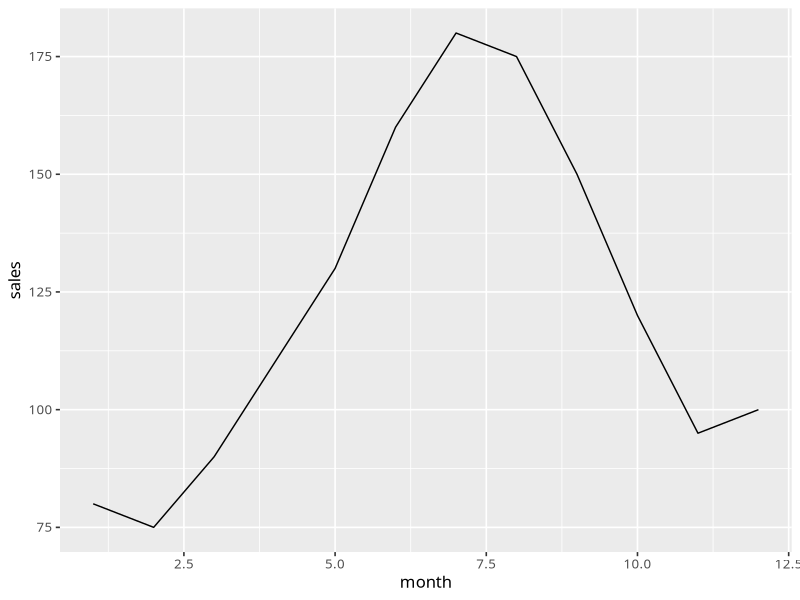
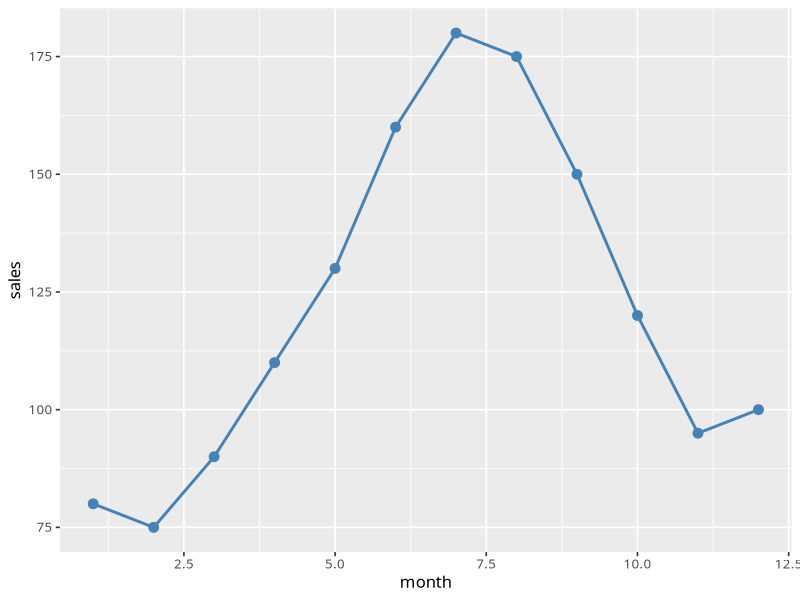
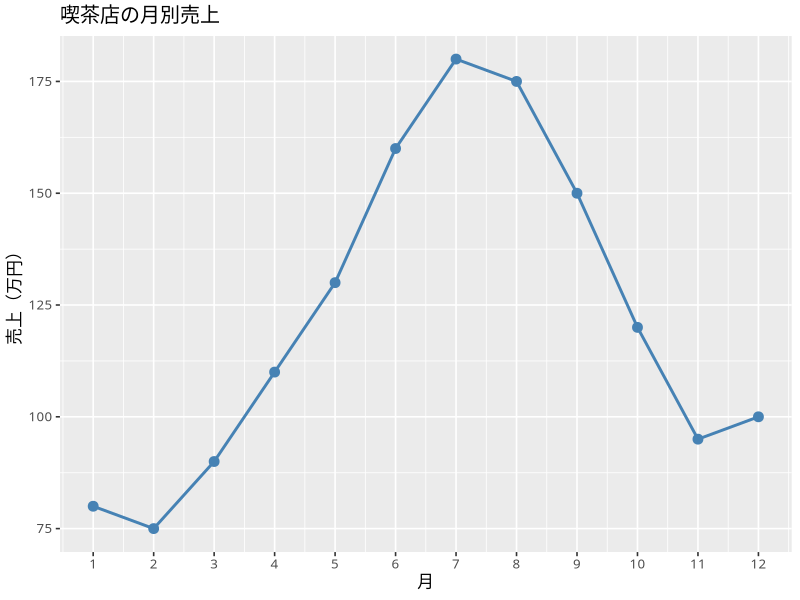
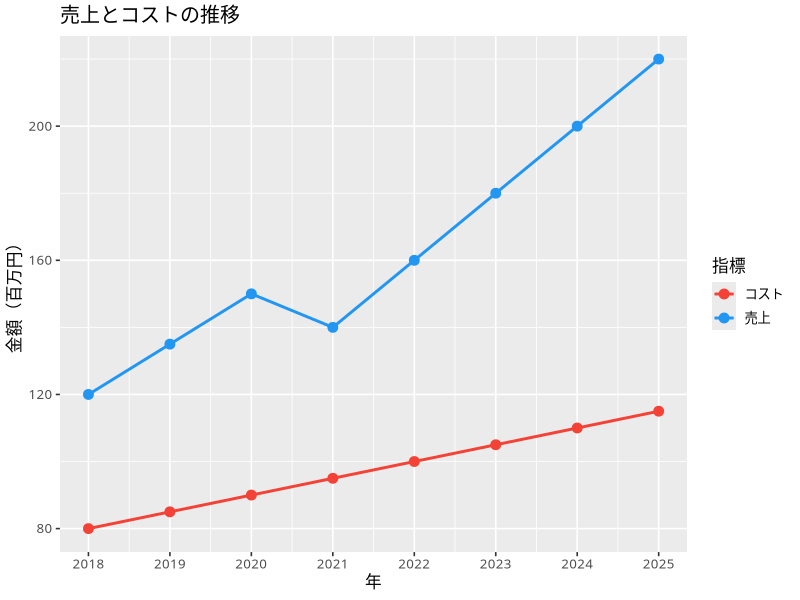
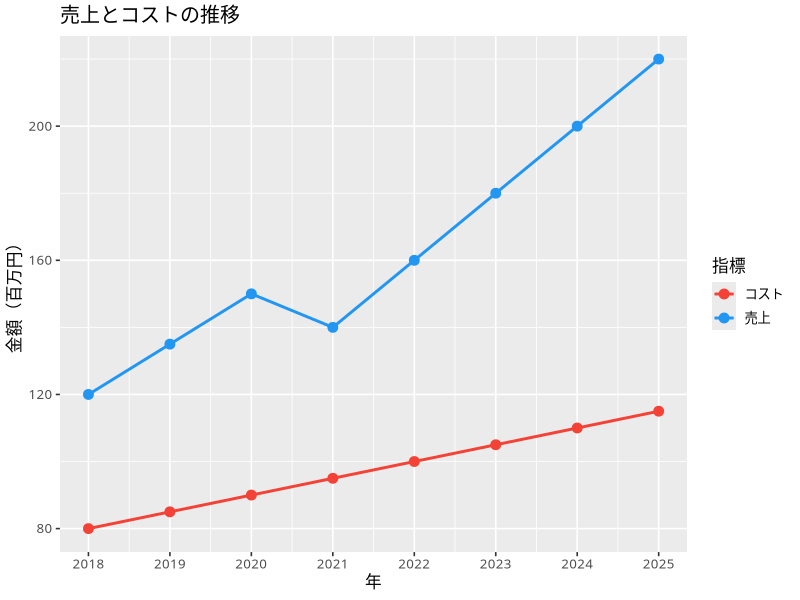
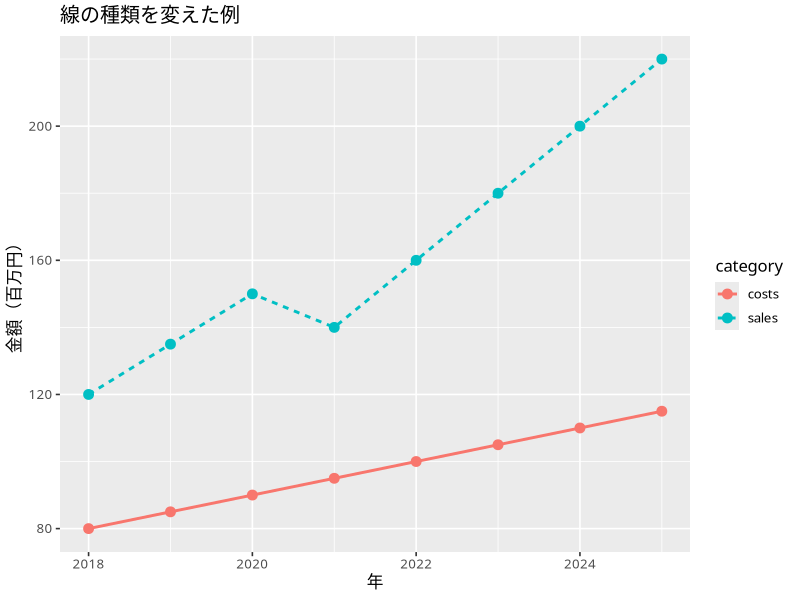
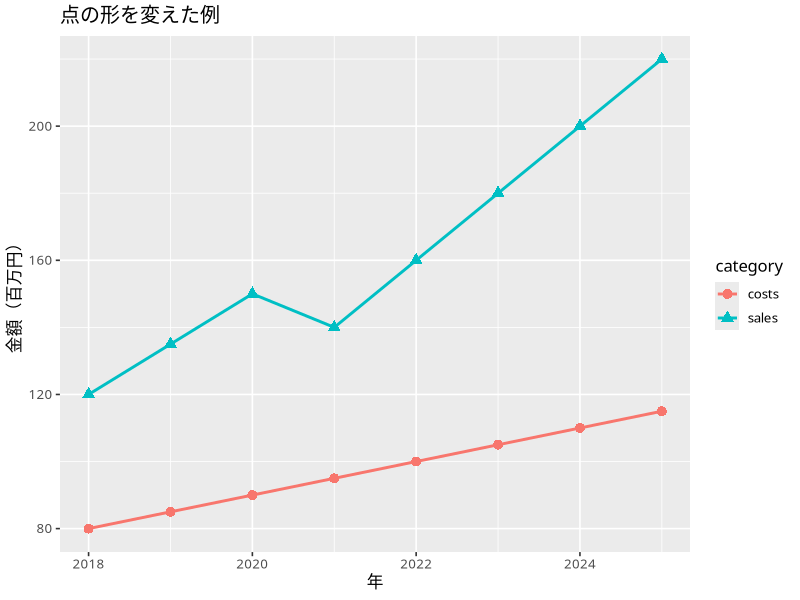
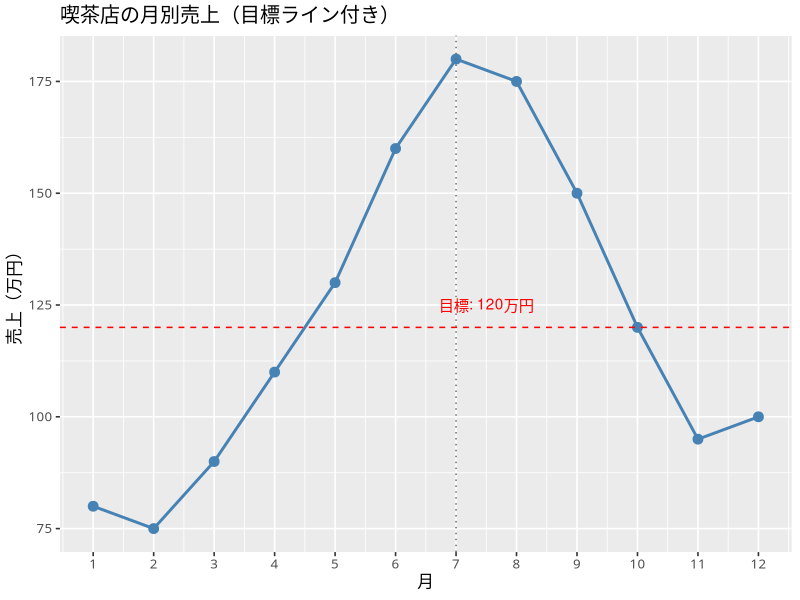

Write R code to recreate these figures, in order.
#=============================================================
# Lesson 4: 折れ線グラフ ─ 時間の流れでデータを見よう
#=============================================================
# 折れ線グラフは「時間の経過にともなう変化」を見るのに最適なグラフ。
# 売上の推移、気温の変化、人口の増減など、「いつ・どう変わったか」を伝えられる。
#
# 使う geom:
#   geom_line()  ─ 線を引く
#   geom_point() ─ 線の上にデータ点を打つ（組み合わせることが多い）
#
# Lesson1〜3 の内容（R基本、ggplotの仕組み）は理解できている前提で進めるよ！
#=============================================================


#=============================================================
# 【準備】
#=============================================================

rm(list = ls())
# 作業フォルダを semi_lesson に合わせる（Lesson 等のサブフォルダから実行した場合のみ1つ上へ）
if (grepl("^Lesson[0-9]", basename(getwd())) || basename(getwd()) %in% c("folder_format", "applied")) setwd("..")

library(tidyverse)
library(ggthemes)

# 日本語テーマの設定
theme_set(theme_gray(
  base_family = "HiraginoSans-W3",
  base_size = 12
))


#=============================================================
# 【STEP 1】 まずデータを作ろう ─ data.frame の復習
#=============================================================
# 折れ線グラフ用のデータは「横軸が時間、縦軸が数値」のセット。
# data.frame() で自分で作ってみよう。

# ある喫茶店の月別売上データ（架空）
cafe <- data.frame(
  month  = 1:12,
  sales  = c(80, 75, 90, 110, 130, 160, 180, 175, 150, 120, 95, 100)
  # 単位：万円
)

# 中身を確認
cafe
str(cafe)


#=============================================================
# 【STEP 2】 一番シンプルな折れ線グラフ
#=============================================================

# geom_line() で線を引く
ggplot(data = cafe, aes(x = month, y = sales)) +
  geom_line()

# これだけでも折れ線グラフになる！
# でも、データの点がどこにあるかわかりにくい…


#=============================================================
# 【STEP 3】 geom_point() を重ねてデータ点を見せよう
#=============================================================

# geom_line() と geom_point() を + で重ねる
ggplot(cafe, aes(x = month, y = sales)) +
  geom_line(color = "steelblue", linewidth = 1) +   # 線
  geom_point(color = "steelblue", size = 3)          # 点

# linewidth = 線の太さ、size = 点の大きさ
# 同じ色にそろえると統一感が出る


#=============================================================
# 【STEP 4】 labs() でグラフを整えよう
#=============================================================

ggplot(cafe, aes(x = month, y = sales)) +
  geom_line(color = "steelblue", linewidth = 1) +
  geom_point(color = "steelblue", size = 3) +
  labs(
    title = "喫茶店の月別売上",
    x = "月",
    y = "売上（万円）"
  ) +
  scale_x_continuous(breaks = 1:12)  # x軸の目盛りを1〜12に固定
# → breaks で「ここに目盛りを打って」と指定できる


#=============================================================
# 【課題1】 シンプルな折れ線グラフを描いてみよう
#=============================================================

# 課題1-1: 下のデータで折れ線グラフを描こう（geom_line + geom_point）
# ある学生の月別読書冊数
reading <- data.frame(
  month = 1:12,
  books = c(2, 3, 1, 4, 5, 3, 6, 7, 4, 3, 2, 5)
)


# 課題1-2: 上のグラフに labs() でタイトル「月別読書冊数」、
#          x軸「月」、y軸「冊数」をつけよう


# 課題1-3: 線の色を "coral"、点の色を "coral" に変えてみよう



#=============================================================
# 【STEP 5】 2本の線を重ねよう ─ 複数系列の折れ線グラフ
#=============================================================
# 「売上とコストを同じグラフで比較したい」というケースは多い。
# やり方は2通りある。

# --- 方法1: geom_line() を2回書く（シンプルだけど長い） ---

# まずデータを作る
company <- data.frame(
  year  = 2018:2025,
  sales = c(120, 135, 150, 140, 160, 180, 200, 220),  # 売上（百万円）
  costs = c(80, 85, 90, 95, 100, 105, 110, 115)        # コスト（百万円）
)

ggplot(company, aes(x = year)) +
  geom_line(aes(y = sales, color = "売上"), linewidth = 1) +
  geom_point(aes(y = sales, color = "売上"), size = 3) +
  geom_line(aes(y = costs, color = "コスト"), linewidth = 1) +
  geom_point(aes(y = costs, color = "コスト"), size = 3) +
  scale_color_manual(values = c("売上" = "#2196F3", "コスト" = "#F44336")) +
  labs(title = "売上とコストの推移", x = "年", y = "金額（百万円）", color = "指標") +
  scale_x_continuous(breaks = 2018:2025)

# ★ ポイント: aes(y = ..., color = "ラベル名") と書くと
#   自動的に凡例（色の説明）が作られる！


# --- 方法2: データを「縦長」に変換してから描く（おすすめ） ---

# pivot_longer() でデータの形を変える
company_long <- company %>%
  pivot_longer(
    cols = c(sales, costs),     # 縦長にしたい列
    names_to = "category",      # 列名が入る新しい列の名前
    values_to = "amount"        # 値が入る新しい列の名前
  )

# 変換前と変換後を比較してみよう
company       # 横長: year, sales, costs
company_long  # 縦長: year, category, amount

# 縦長データなら1行でスッキリ書ける
ggplot(company_long, aes(x = year, y = amount, color = category)) +
  geom_line(linewidth = 1) +
  geom_point(size = 3) +
  scale_color_manual(
    values = c("sales" = "#2196F3", "costs" = "#F44336"),
    labels = c("sales" = "売上", "costs" = "コスト")
  ) +
  labs(title = "売上とコストの推移", x = "年", y = "金額（百万円）", color = "指標") +
  scale_x_continuous(breaks = 2018:2025)


#=============================================================
# 【課題2】 2本の線を描いてみよう
#=============================================================

# 下のデータは、ある2科目のテスト点数の推移
scores <- data.frame(
  exam   = 1:5,          # 第1回〜第5回
  math   = c(60, 65, 70, 75, 85),
  english = c(70, 68, 72, 80, 78)
)

# 課題2-1: 方法1（geom_line を2回書く方法）で
#          数学（青）と英語（赤）の折れ線グラフを描こう


# 課題2-2: pivot_longer() で scores を縦長に変換しよう
# ヒント: cols = c(math, english), names_to = "subject", values_to = "score"


# 課題2-3: 縦長データを使って同じグラフを描こう（方法2）


# 課題2-4: labs() でタイトル「テスト点数の推移」、x軸「試験回」、y軸「点数」をつけよう



#=============================================================
# 【STEP 6】 線のスタイルを変えよう
#=============================================================

# linetype で線の種類を変えられる
# "solid"(実線), "dashed"(破線), "dotted"(点線),
# "dotdash"(点破線), "longdash"(長破線), "twodash"(2重破線)

ggplot(company_long, aes(x = year, y = amount, color = category, linetype = category)) +
  geom_line(linewidth = 1) +
  geom_point(size = 3) +
  labs(title = "線の種類を変えた例", x = "年", y = "金額（百万円）")

# 白黒印刷でも区別できるようにするとき、linetype は便利！

# shape でデータ点の形も変えられる
ggplot(company_long, aes(x = year, y = amount, color = category, shape = category)) +
  geom_line(linewidth = 1) +
  geom_point(size = 3) +
  labs(title = "点の形を変えた例", x = "年", y = "金額（百万円）")


#=============================================================
# 【STEP 7】 基準線を引こう ─ geom_hline / geom_vline
#=============================================================

# geom_hline(): 水平の線を引く（目標値や基準値を示すとき便利）
# geom_vline(): 垂直の線を引く（特定の時点を示すとき便利）

ggplot(cafe, aes(x = month, y = sales)) +
  geom_line(color = "steelblue", linewidth = 1) +
  geom_point(color = "steelblue", size = 3) +
  geom_hline(yintercept = 120, linetype = "dashed", color = "red") +  # 目標ライン
  geom_vline(xintercept = 7, linetype = "dotted", color = "gray40") + # 7月を強調
  annotate("text", x = 7.5, y = 125, label = "目標: 120万円", color = "red") +
  labs(title = "喫茶店の月別売上（目標ライン付き）", x = "月", y = "売上（万円）") +
  scale_x_continuous(breaks = 1:12)

# annotate("text", ...) でグラフ上に好きな文字を置ける


#=============================================================
# 【STEP 8】 成長率（変化率）を計算して描こう
#=============================================================
# 「前年比で何%増えた？」を計算するには lag() を使う。
# lag() = 1つ前の値を取得する関数

company <- company %>%
  mutate(
    sales_growth = (sales - lag(sales)) / lag(sales) * 100,
    costs_growth = (costs - lag(costs)) / lag(costs) * 100
  )

# 計算結果を確認（最初の年はNAになる ← 「1つ前」がないから）
company

# 成長率の折れ線グラフ（NA の行は除く）
company_growth <- company %>%
  filter(!is.na(sales_growth)) %>%  # NAの行を除く
  pivot_longer(
    cols = c(sales_growth, costs_growth),
    names_to = "category",
    values_to = "growth"
  )

ggplot(company_growth, aes(x = year, y = growth, color = category)) +
  geom_line(linewidth = 1) +
  geom_point(size = 3) +
  geom_hline(yintercept = 0, linetype = "dashed", color = "gray50") + # 0%ライン
  scale_color_manual(
    values = c("sales_growth" = "#2196F3", "costs_growth" = "#F44336"),
    labels = c("sales_growth" = "売上成長率", "costs_growth" = "コスト成長率")
  ) +
  labs(title = "売上・コストの成長率推移", x = "年", y = "成長率（%）", color = "指標") +
  scale_x_continuous(breaks = 2019:2025)


#=============================================================
# 【課題3】 成長率を計算して描こう
#=============================================================

# 課題3-1: 下のデータに「前月比成長率」の列を追加しよう
# ヒント: mutate(growth = (visitors - lag(visitors)) / lag(visitors) * 100)
shop <- data.frame(
  month    = 1:12,
  visitors = c(500, 480, 520, 600, 700, 850, 900, 870, 750, 650, 550, 580)
)


# 課題3-2: 成長率の折れ線グラフを描こう（NAの月は除く）
# ヒント: filter(!is.na(growth)) してから ggplot


# 課題3-3: geom_hline() で 0% の基準線を追加しよう



#=============================================================
# 【STEP 9】 面グラフ ─ 折れ線の下を塗りつぶす
#=============================================================
# geom_area() を使うと、折れ線の下の面積を塗りつぶせる。
# 「量の大きさ」を視覚的に強調したいときに使う。

ggplot(cafe, aes(x = month, y = sales)) +
  geom_area(fill = "steelblue", alpha = 0.3) +  # 塗りつぶし
  geom_line(color = "steelblue", linewidth = 1) +
  geom_point(color = "steelblue", size = 3) +
  labs(title = "喫茶店の月別売上（面グラフ）", x = "月", y = "売上（万円）") +
  scale_x_continuous(breaks = 1:12)


#=============================================================
# 【STEP 10】 テーマと仕上げ
#=============================================================
# 最終的なグラフは見やすくカスタマイズしよう

final_plot <- ggplot(company_long, aes(x = year, y = amount, color = category)) +
  geom_line(linewidth = 1) +
  geom_point(size = 3) +
  scale_color_manual(
    values = c("sales" = "#2196F3", "costs" = "#F44336"),
    labels = c("sales" = "売上", "costs" = "コスト")
  ) +
  labs(
    title = "売上とコストの年次推移",
    subtitle = "2018年〜2025年",
    x = "年",
    y = "金額（百万円）",
    color = "指標",
    caption = "データ：架空データ"
  ) +
  scale_x_continuous(breaks = 2018:2025) +
  scale_y_continuous(breaks = seq(0, 250, by = 50)) +
  theme_minimal() +
  theme(
    legend.position = "bottom",                     # 凡例を下に
    plot.title = element_text(hjust = 0.5, size = 14), # タイトル中央揃え
    plot.subtitle = element_text(hjust = 0.5)       # サブタイトル中央揃え
  )

final_plot

# 保存（保存先フォルダがなければ作成）
dir.create("Lesson05_line_plot", showWarnings = FALSE)
ggsave("Lesson05_line_plot/line_plot_result.png",
       plot = final_plot, width = 8, height = 5, dpi = 300)


#=============================================================
# 【総合課題】
#=============================================================

# 総合課題1: 下のデータで折れ線グラフを作ろう
#   - geom_line() + geom_point() を使う
#   - labs() でタイトル・軸ラベルをつける
#   - scale_x_continuous(breaks = ...) で年の目盛りを全部表示する

population <- data.frame(
  year = 2015:2025,
  pop  = c(1270, 1268, 1265, 1262, 1260, 1257, 1253, 1250, 1246, 1242, 1238)
  # 日本の人口（百万人・架空データ）
)


# 総合課題2: 下のデータで2本の線（東京と大阪）の折れ線グラフを作ろう
#   - pivot_longer() で縦長に変換してから描く
#   - scale_color_manual() で好きな色を設定する
#   - geom_hline() で「平均気温20度」のラインを追加する

temperature <- data.frame(
  month = 1:12,
  tokyo = c(5.4, 6.1, 9.4, 14.3, 19.0, 22.7, 26.2, 27.5, 24.2, 18.4, 12.7, 7.7),
  osaka = c(6.0, 6.4, 9.8, 15.2, 19.8, 23.6, 27.4, 28.6, 25.0, 19.2, 13.5, 8.2)
)


# 総合課題3: 総合課題2のグラフに以下を追加しよう
#   - theme_minimal() を適用
#   - legend.position = "bottom" で凡例を下に
#   - ggsave() でPNG形式で保存


#=============================================================
# 【おまけ】 折れ線グラフ関連の geom 早見表
#=============================================================
# geom_line()    : 折れ線（点と点を直線でつなぐ）
# geom_point()   : 点（折れ線と組み合わせることが多い）
# geom_area()    : 面グラフ（折れ線の下を塗りつぶす）
# geom_step()    : 階段グラフ（段階的に変化するデータ向け）
# geom_smooth()  : トレンドライン（傾向を滑らかに表現）
# geom_hline()   : 水平基準線（目標値・平均値に使う）
# geom_vline()   : 垂直基準線（特定時点を強調する）
# annotate()     : グラフ上にテキストや図形を追加
